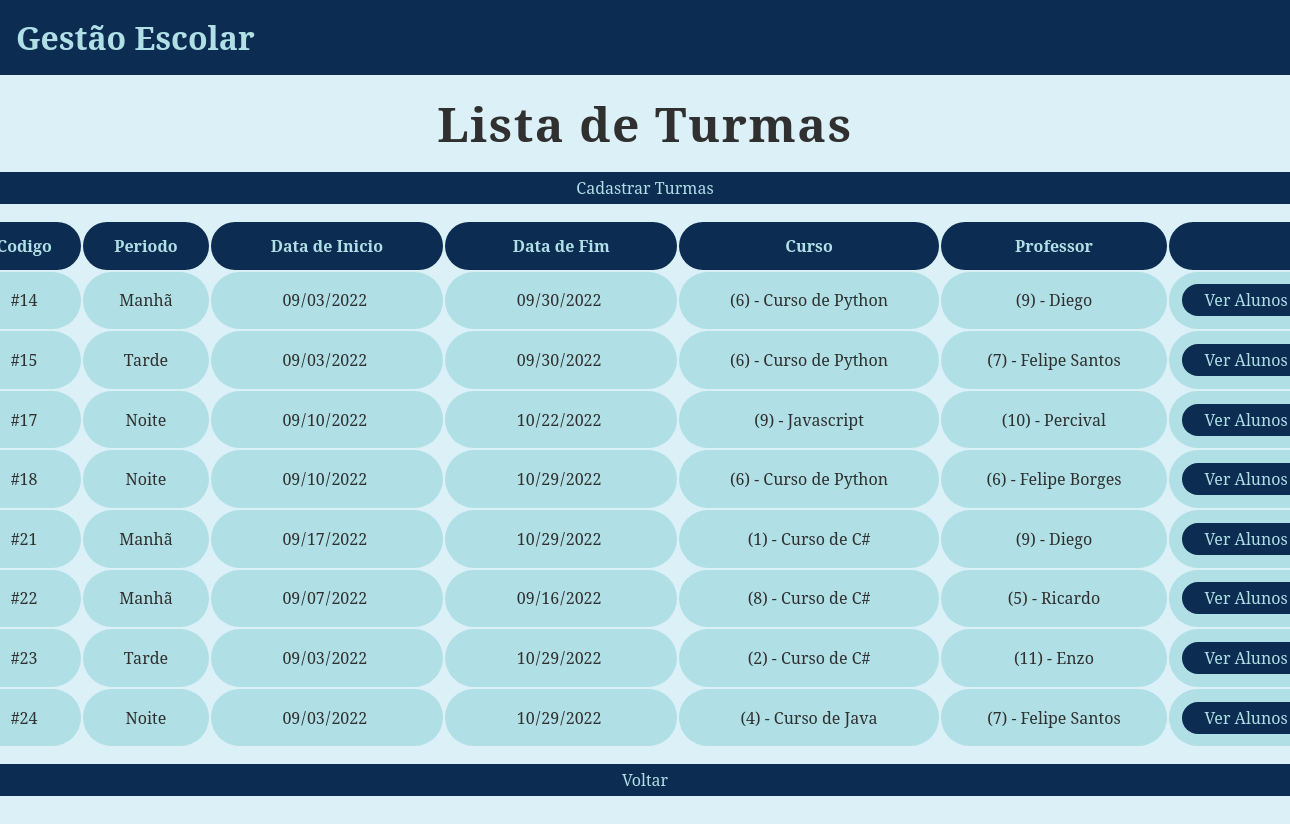
The page /listar/turmas on the database as committed earlier.
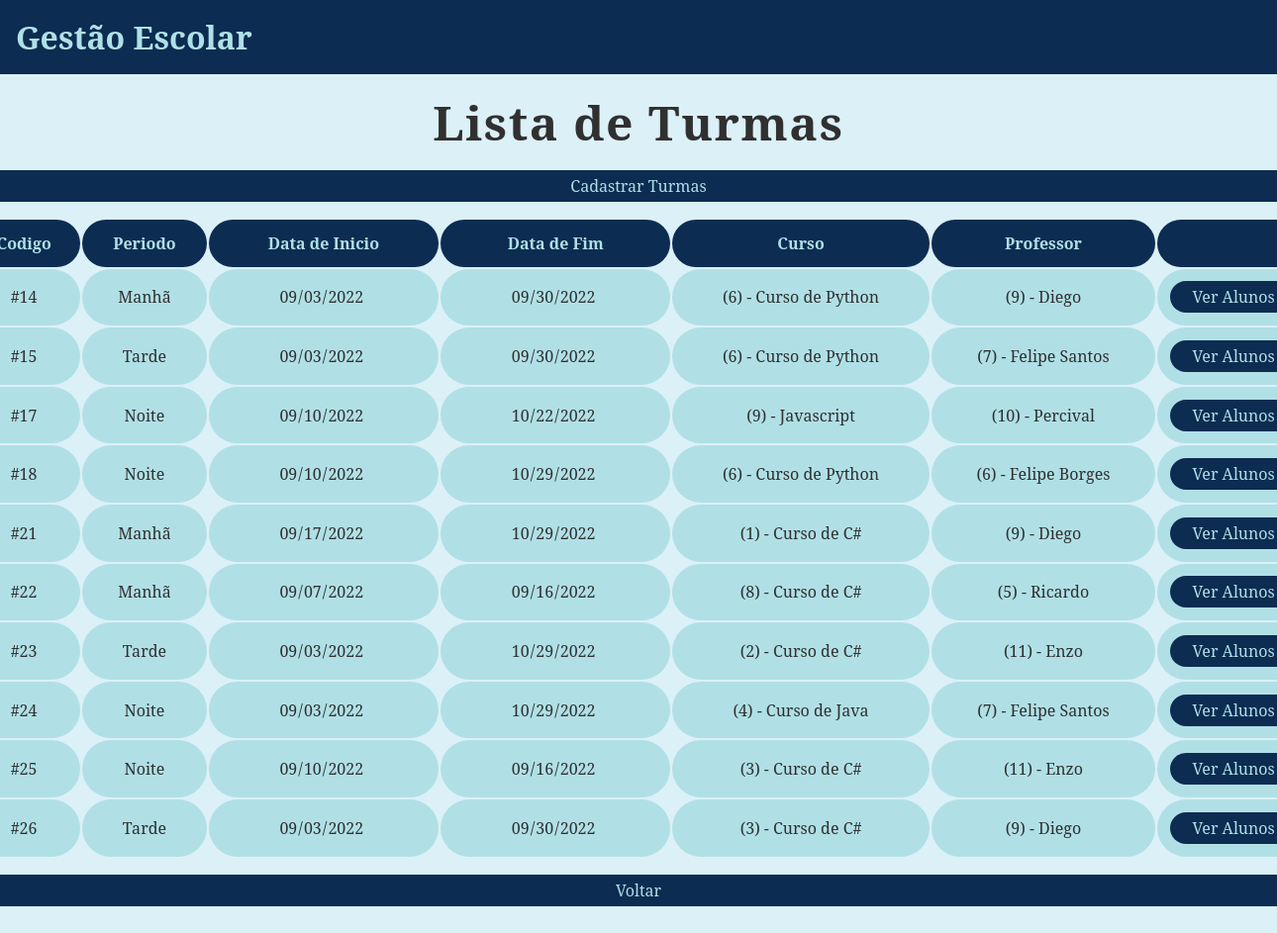
The same page on the database as committed later.
### tables this page shows
CREATE TABLE Turmas (codigo INTEGER PRIMARY KEY AUTOINCREMENT, periodo VARCHAR (255) NOT NULL, data_inicio DATE NOT NULL, data_fim DATE NOT NULL, codigo_curso INTEGER REFERENCES Cursos (codigo), matricula_professor INTEGER REFERENCES Professores (matricula));

CREATE TABLE Cursos (codigo INTEGER PRIMARY KEY AUTOINCREMENT, nome VARCHAR (255) NOT NULL, classificacao VARCHAR (255) NOT NULL, ativo BOOLEAN DEFAULT (1), descricao VARCHAR (255));

CREATE TABLE Professores (Matricula INTEGER PRIMARY KEY AUTOINCREMENT, Nome VARCHAR (255) NOT NULL, CPF VARCHAR (11) NOT NULL UNIQUE, Ativo BOOLEAN DEFAULT (1), Telefone VARCHAR (11), Email VARCHAR (255), Formacao VARCHAR (255), Especialidade VARCHAR (255));

### index.py (the view)
@app.route ("/listar/turmas")
def listar_turmas():
    turmas = Turma.listar()
    return render_template ("listar_turmas.html", turmas=turmas)

### turma.py (called while the page is built)
    @classmethod
    def listar(cls):
        conexao = sqlite3.connect("gestao_escolar.db")
        cursor = conexao.cursor()
        sql = """
            SELECT tm.codigo, tm.periodo, tm.data_inicio, tm.data_fim,
            tm.codigo_curso, cs.nome, tm.matricula_professor, pf.nome
            FROM Turmas AS tm
            INNER JOIN Cursos AS cs ON tm.codigo_curso = cs.codigo
            INNER JOIN Professores AS pf ON tm.matricula_professor = pf.matricula
        """
        cursor.execute(sql)
        lista_turmas = cursor.fetchall()
        conexao.close()
        return lista_turmas

### templates/listar_turmas.html
{% extends "base.html" %}
{% block conteudo %}
<div class="conteudo-principal">
    <h2>Lista de Turmas</h2>
    <div class="conteudo-tabela">
        <a href="/cadastro/turmas" class="botao-primario">Cadastrar Turmas</a>
        <table>
            <tr>
                <th>Codigo</th>
                <th>Periodo</th>
                <th>Data de Inicio</th>
                <th>Data de Fim</th>
                <th>Curso</th>
                <th>Professor</th>
                <th></th>
            </tr>
            {% for turma in turmas %}
                <tr>
                    <td>#{{ turma[0] }}</td>
                    <td>{{ turma[1] }}</td>
                    <td><input type="date" value="{{ turma[2] }}" disabled></td>
                    <td><input type="date" value="{{ turma[3] }}" disabled></td>
                    <td>({{ turma[4]}}) - {{turma[5] }}</td>
                    <td>({{ turma[6]}}) - {{turma[7] }}</td>
                    <td><a href="/listar/turmas_alunos/{{ turma[0] }}"
                        class="botao-primario">Ver Alunos</a></td>
                </tr>
            {% endfor %}
        </table>
        <a href="/" class="botao-primario">Voltar</a>
    </div>
</div>
{% endblock %}

### templates/base.html (shortened to what this page needs)
<!DOCTYPE html>
<html lang="pt-br">
<head>
    <link rel="stylesheet" href="{{ url_for ('static', filename='css/style.css') }}">
</head>
<body>
    <header>
        <div class="conteudo-header">
            <h1>Gestão Escolar</h1>
        </div>
    </header>
    <main>
        {% block conteudo %}
        {% endblock %}
    </main>
</body>
</html>

### static/css/style.css (style rules this page uses)
:root { --azul-claro: rgb(220, 240, 247); --azul-escuro: rgb(12, 44, 82); --preto: rgb(48, 48, 48); --azul-normal: rgb(94, 157, 200); --palegreen: palegreen; --powderblue: powderblue; }
* { margin: 0; padding: 0; box-sizing: border-box; }
body { font-family: 'Noto Serif', serif; background: var(--azul-claro); }
a { text-decoration: none; }
.botao-primario { display: flex; background-color: var(--azul-escuro); color: var(--powderblue); width: 100%; border-radius: 3rem; text-align: center; justify-content: center; align-items: center; }
header .conteudo-header { background-color: var(--azul-escuro); padding: 1rem; }
header .conteudo-header h1 { color: var(--powderblue); }
main .conteudo-principal { text-align: center; display: flex; justify-content: center; flex-direction: column; align-items: center; margin-bottom: 2rem; }
main .conteudo-principal h2 { margin: 1rem 0 1rem 0; font-size: 3rem; color: var(--preto); letter-spacing: .1rem; }
main .conteudo-principal .conteudo-tabela { width: 85rem; }
main .conteudo-principal .conteudo-tabela .botao-primario { height: 2rem; font-size: 1rem; font-weight: 400; }
main .conteudo-principal table { margin: 1rem 0rem 1rem 0rem; width: 100%; }
main .conteudo-principal table th { background: var(--azul-escuro); color: var(--powderblue); padding: .8rem; border-radius: 2rem; }
main .conteudo-principal table td { background: var(--powderblue); color: var(--preto); padding: .8rem; border-radius: 2rem; }
input:disabled { display: flex; padding-left: 28%; font-size: 1rem; background: transparent; border: 0; color: var(--preto); font-family: 'Noto Serif', serif; font-weight: 500; }

Rows that differ between the two databases and show on the page:
added Turmas: codigo "25", periodo "Noite", data_inicio "09/10/2022", data_fim "09/16/2022", codigo_curso "3", nome "Curso de C#", matricula_professor "11", Nome "Enzo"
added Turmas: codigo "26", periodo "Tarde", data_inicio "09/03/2022", data_fim "09/30/2022", codigo_curso "3", nome "Curso de C#", matricula_professor "9", Nome "Diego"
